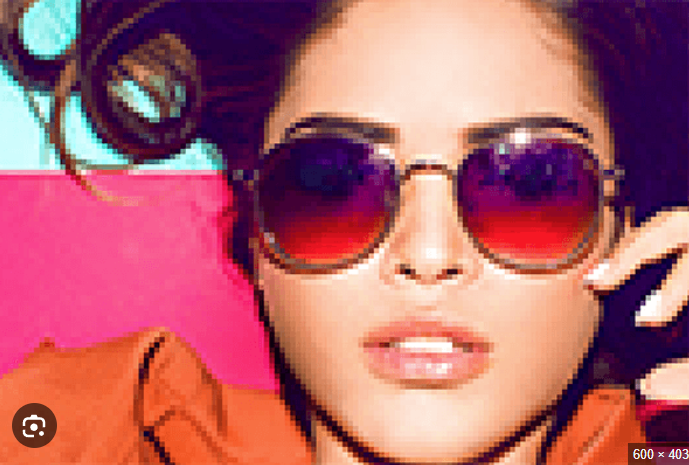
#> input picture img8.png, 689 x 465 px
$ python main.py
#> lines starting #> are read from the running program, lines starting #| are printed output that depends on the picture; after the words box and inside, x2 and y2 are one past the last pixel; in counts of white or black regions, pixels touching at a corner belong together
import cv2
import numpy as np
import matplotlib.pyplot as plt

# -----------------------------------------
# 1) Carrega imagem
# -----------------------------------------
img = cv2.imread("img8.png")   # coloque sua imagem aqui
#> img is the input picture: shape (465, 689, 3); mean B, G, R 108.9, 99.7, 177.5
img_rgb = cv2.cvtColor(img, cv2.COLOR_BGR2RGB)
gray = cv2.cvtColor(img, cv2.COLOR_BGR2GRAY)
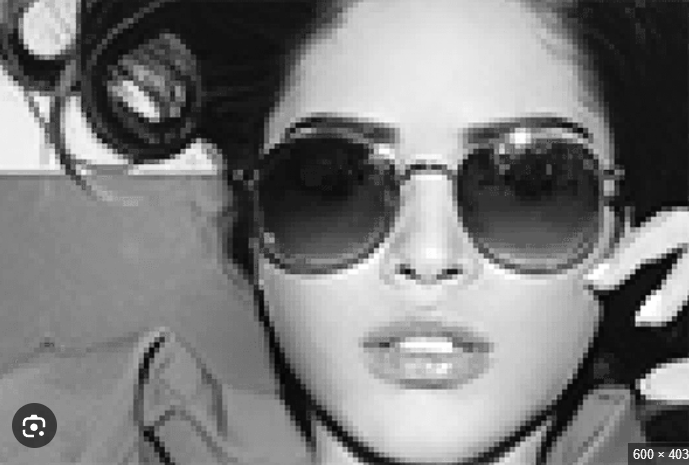
#> gray: shape (465, 689); min 5, max 255, mean 124.1

# -----------------------------------------
# 2) Detecta bordas
# -----------------------------------------
edges = cv2.Canny(gray, 80, 120)
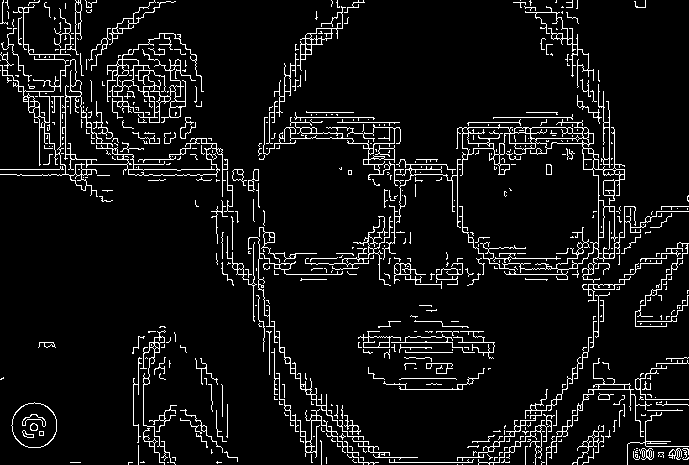
#> edges: shape (465, 689); 7.1% white in thin lines or dots

# -----------------------------------------
# 3) Dilata as bordas
# -----------------------------------------
kernel = np.ones((3, 3), np.uint8)
edges_dil = cv2.dilate(edges, kernel, iterations=2)
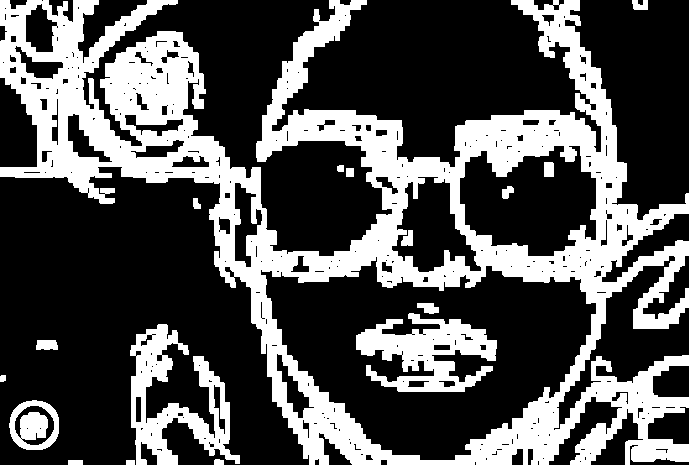
#> edges_dil: shape (465, 689); 32% white; 17 white regions, largest, box (x1, y1, x2, y2) and area: (0, 0, 689, 465) 87522, (130, 324, 240, 465) 6142, (356, 313, 497, 392) 5923

# -----------------------------------------
# 4) Aplica blur global
# -----------------------------------------
blur = cv2.GaussianBlur(img_rgb, (9, 9), 0)
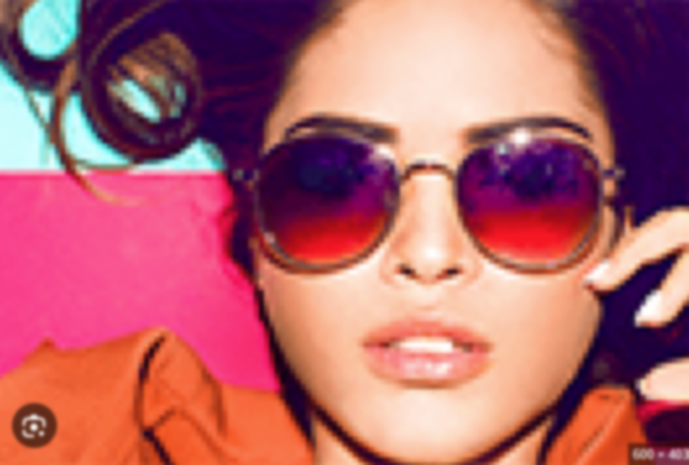
#> blur: shape (465, 689, 3); mean R, G, B 177.5, 99.7, 108.9

# -----------------------------------------
# 5) Cria máscara binária (0 ou 1)
# -----------------------------------------
mask = edges_dil / 255.0
mask_3 = np.repeat(mask[:, :, None], 3, axis=2)

# -----------------------------------------
# 6) Blend: blur apenas na borda
# -----------------------------------------
result = (mask_3 * blur + (1 - mask_3) * img_rgb).astype(np.uint8)
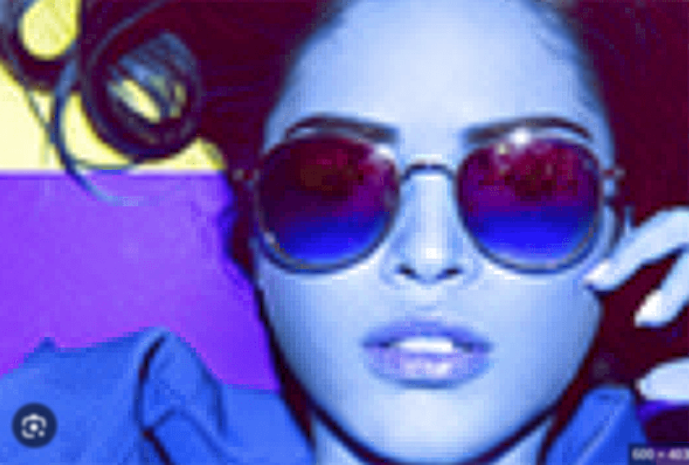
#> result: shape (465, 689, 3); mean of channels 0, 1, 2 177.5, 99.7, 108.9; drawn as B, G, R

# -----------------------------------------
# 7) (Opcional) Salva resultado
# -----------------------------------------
cv2.imwrite("resultado_suavizado.png",
            cv2.cvtColor(result, cv2.COLOR_RGB2BGR))

# -----------------------------------------
# 8) Painel 3x3: passo a passo do procedimento
# -----------------------------------------
fig, axes = plt.subplots(3, 3, figsize=(10, 10))

# 1) Imagem original
axes[0, 0].imshow(img_rgb)
axes[0, 0].set_title("1) Imagem original", fontsize=9)
axes[0, 0].axis("off")

# 2) Escala de cinza
axes[0, 1].imshow(gray, cmap="gray")
axes[0, 1].set_title("2) Escala de cinza", fontsize=9)
axes[0, 1].axis("off")

# 3) Bordas (Canny)
axes[0, 2].imshow(edges, cmap="gray")
axes[0, 2].set_title("3) Bordas (Canny)", fontsize=9)
axes[0, 2].axis("off")

# 4) Bordas dilatadas
axes[1, 0].imshow(edges_dil, cmap="gray")
axes[1, 0].set_title("4) Bordas dilatadas", fontsize=9)
axes[1, 0].axis("off")

# 5) Máscara (0 e 1)
axes[1, 1].imshow(mask, cmap="gray")
axes[1, 1].set_title("5) Máscara da borda", fontsize=9)
axes[1, 1].axis("off")

# 6) Blur global
axes[1, 2].imshow(blur)
axes[1, 2].set_title("6) Blur global", fontsize=9)
axes[1, 2].axis("off")

# 7) Resultado final
axes[2, 0].imshow(result)
axes[2, 0].set_title("7) Resultado final", fontsize=9)
axes[2, 0].axis("off")

# 8) Zoom borda original
h, w, _ = img_rgb.shape
#> h = 465; w = 689
x1, y1, box = w//1 - 100, h//1 - 200, 180   # ajuste se quiser outra região
#> x1 = 589; y1 = 265; box = 180
zoom_orig = img_rgb[y1:y1+box, x1:x1+box]
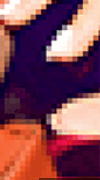
#> zoom_orig: shape (180, 100, 3); mean R, G, B 130.6, 72.5, 85.7
axes[2, 1].imshow(zoom_orig)
axes[2, 1].set_title("8) Zoom borda (original)", fontsize=9)
axes[2, 1].axis("off")

# 9) Zoom borda suavizada
zoom_res = result[y1:y1+box, x1:x1+box]
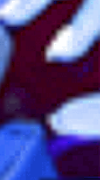
#> zoom_res: shape (180, 100, 3); mean of channels 0, 1, 2 130.6, 72.5, 85.7; drawn as B, G, R
axes[2, 2].imshow(zoom_res)
axes[2, 2].set_title("9) Zoom borda (suavizada)", fontsize=9)
axes[2, 2].axis("off")

plt.tight_layout()
plt.subplots_adjust(top=0.8)
plt.show()

$ run again, with img.png copied over img8.png
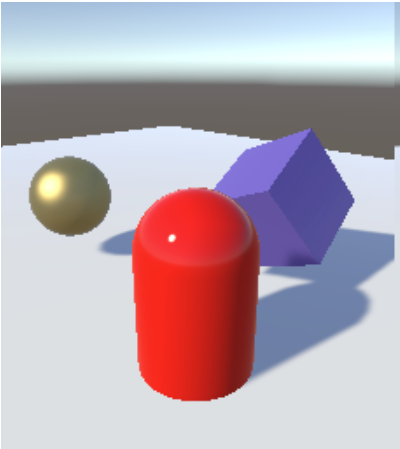
#> input picture img.png, 400 x 449 px
#> img is the input picture: shape (449, 400, 3); mean B, G, R 177.2, 166.9, 183
#> edges: shape (449, 400); 1.9% white in thin lines or dots
#> edges_dil: shape (449, 400); 9.1% white; 4 white regions, box (x1, y1, x2, y2) and area: (0, 0, 400, 449) 14113, (27, 154, 114, 239) 2088, (166, 232, 178, 244) 133, (392, 76, 398, 89) 70
#> `zoom_res = result[y1:y1+box, x1:x1+box]`:
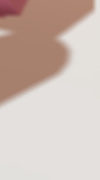
#> zoom_res: shape (180, 100, 3); mean of channels 0, 1, 2 181.5, 189.5, 206; drawn as B, G, R
